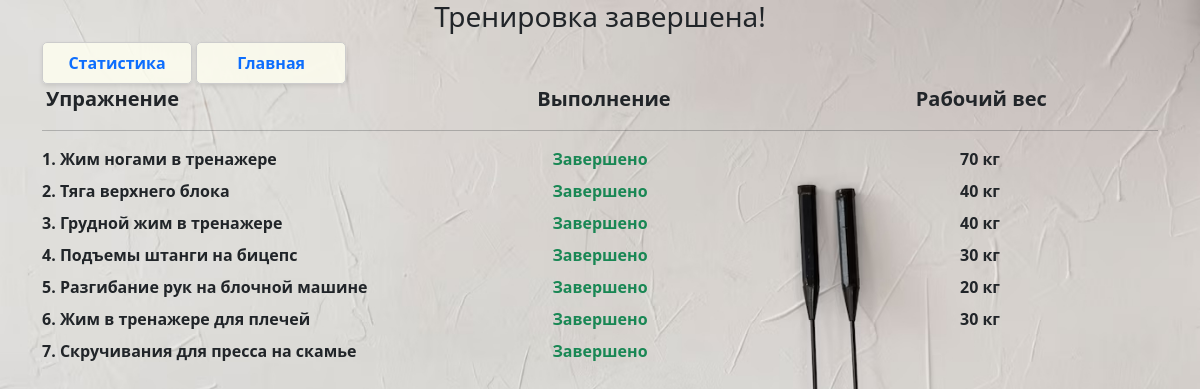
The app's page /statistics/details/6 (signed in) with its own data.
### _models.py (models this page shows, shortened)
class Exercise(db.Model):
    __tablename__ = 'exercises'
    exercise_id = db.Column(db.Integer, primary_key=True)
    name = db.Column(db.String(50), default='New exercise')
    target = db.Column(db.String(20), default='')
    description = db.Column(db.String(300), default='')
    difficulty = db.Column(db.Integer, default=1)
    time_per_set = db.Column(db.Integer, default=1)
    counter = db.Column(db.Integer, default=0)
    filters = db.Column(JSON, default=[])  # LOCATION_FILTERS.keys
    user_training_exercises = relationship('UserTrainingExercise', back_populates='exercise')
    muscles = relationship('Muscle', secondary='exercise_muscles')
    training = db.relationship('Training', secondary='training_exercises', overlaps="exercises")
    training_exercises = relationship('TrainingExercise', back_populates='exercise')

### main.py (the view)
@app.route('/statistics/details/<int:user_training_id>')
def statistic_details(user_training_id):
    user_training_exercises = UserTrainingExercise.query.filter_by(user_training_id=user_training_id).all()
    finish_data = []
    for ute in user_training_exercises:
        ex = Exercise.query.get(ute.exercise_id)  # для ссылки на статистику упражнений
        ex_id = ex.exercise_id
        ex_name = ex.name
        ex_skipped = ute.skipped
        weight = ute.weight
        finish_data.append({'ex_id': ex_id, 'ex_name': ex_name, 'ex_skipped': ex_skipped, 'weight': weight})
    return render_template('training_finished.html', finish_data=finish_data)

### main.py (called while the page is built)
@login_manager.user_loader
def load_user(user_id):
    return User.query.get(int(user_id))

### templates/training_finished.html (shortened to what this page needs)
{% extends 'base.html' %}
{% block body %}
<div class="container text-center">
<h3>Тренировка завершена!</h3>
</div>
<a href="/statistics" class="statistics-btn d-inline-flex p-2 fw-bold fs-6 link-underline link-underline-opacity-0">
    Статистика
</a>
<a href="/" class="statistics-btn d-inline-flex p-2 fw-bold fs-6 link-underline link-underline-opacity-0">
    Главная
</a>
<div class="row mb-0 fs-5">
        <div class="col mb-0 px-3 fw-semibold">
           Упражнение
        </div>
        <div class="col mb-0 fw-semibold text-center">
            Выполнение
        </div>
        <div class="col mb-0 fw-semibold text-center">
            Рабочий вес
        </div>
</div>
 <hr>
{% for ex in finish_data %}
    <div class="row mb-2 fs-6">
        <div class="col fw-semibold">
            {{loop.index}}. {{ex.ex_name}}
        </div>
        <div class="col mb-0 fw-semibold text-center">
            {% if not ex.ex_skipped %} <span class="text-success">Завершено</span> {% else %} <span class="text-danger">Пропущено</span> {% endif %}
        </div>
        <div class="col mb-0 fw-semibold text-center">
            {% if ex.weight>0 %}
                {{ex.weight}} кг
            {% endif %}
        </div>
    </div>
{% endfor %}
{% endblock %}

### static/css/main.css (style rules this page uses)
body { background-image: url('../imgs/background.jpg'); background-size: cover; background-repeat: no-repeat; background-attachment: fixed; }
.statistics-btn { display: flex; justify-content: center; padding: 2px; border: 1px solid #ccc; border-radius: 5px; background-color: rgba(255,255,240, 0.8); box-shadow: 0 2px 4px rgba(0, 0, 0, 0.1); max-width: 150px; width: 100%; }

### records on screen
Exercise: ex_name "Жим ногами в тренажере", weight "70"
Exercise: ex_name "Тяга верхнего блока", weight "40"
Exercise: ex_name "Грудной жим в тренажере", weight "40"
Exercise: ex_name "Подъемы штанги на бицепс", weight "30"
Exercise: ex_name "Разгибание рук на блочной машине", weight "20"
Exercise: ex_name "Жим в тренажере для плечей", weight "30"
Exercise: ex_name "Скручивания для пресса на скамье"
